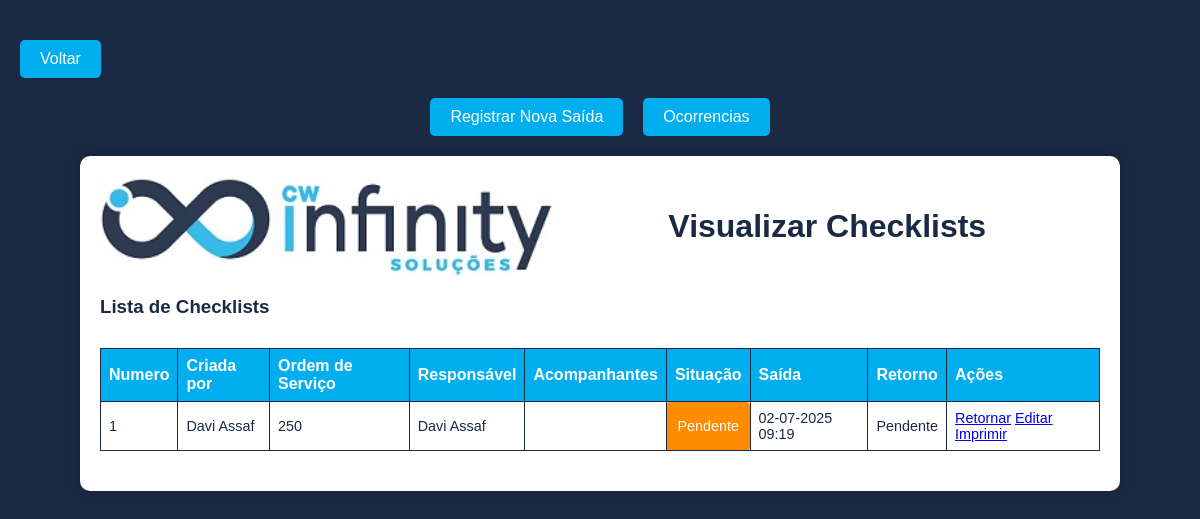
Page /menu/checklist/index.php (signed in) on the earlier database version.
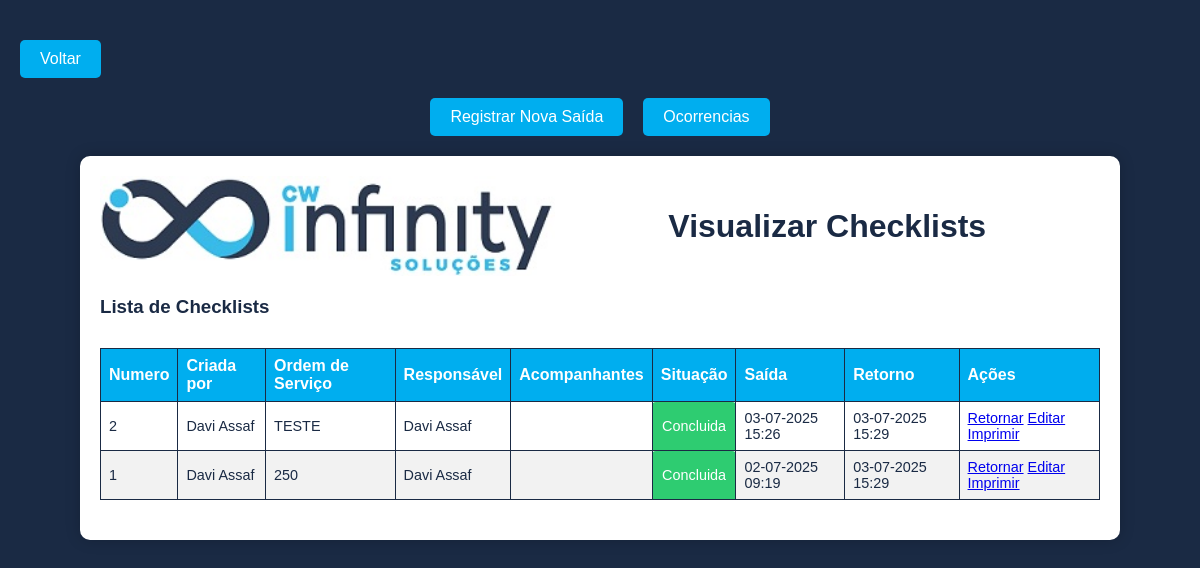
Same page on the later database version.
### tables this page shows
CREATE TABLE IF NOT EXISTS `checklist` (
  `id_checklist` int NOT NULL AUTO_INCREMENT,
  `nome_num` varchar(100) DEFAULT NULL,
  `criador` int DEFAULT NULL,
  `responsavel` int DEFAULT NULL,
  `motorista` int DEFAULT NULL,
  `veiculo` int DEFAULT NULL,
  `acompanhantes` text,
  `km_saida` int DEFAULT '0',
  `km_retorno` int DEFAULT NULL,
  `cliente` varchar(75) DEFAULT NULL,
  `contato` varchar(255) DEFAULT NULL,
  `telefone` varchar(20) DEFAULT NULL,
  `destino` varchar(250) DEFAULT NULL,
  `cidade` varchar(250) DEFAULT NULL,
  `saida` datetime DEFAULT CURRENT_TIMESTAMP,
  `retorno` datetime DEFAULT NULL,
  `situacao` varchar(10) DEFAULT '',
  `observacoes` text,
  PRIMARY KEY (`id_checklist`),
  KEY `responsavel` (`responsavel`),
  KEY `motorista` (`motorista`),
  KEY `veiculo` (`veiculo`),
  KEY `cliente` (`cliente`),
  KEY `destino` (`destino`),
  KEY `cidade` (`cidade`)
);

CREATE TABLE IF NOT EXISTS `funcionarios` (
  `id_funcionario` int NOT NULL AUTO_INCREMENT,
  `nome` varchar(100) NOT NULL,
  `telefone` varchar(25) NOT NULL,
  `email` varchar(250) DEFAULT NULL,
  `senha` varchar(255) DEFAULT NULL,
  `administrador` tinyint NOT NULL DEFAULT '0',
  PRIMARY KEY (`id_funcionario`),
  UNIQUE KEY `id` (`id_funcionario`)
);

### menu/checklist/index.php (the view, shortened to what this page needs)
<?php
include '../conn.php';
$query_checklists = "SELECT c.id_checklist, c.nome_num, c.acompanhantes, f.nome AS responsavel, fc.nome AS criador, c.situacao, c.retorno, c.saida
                    FROM checklist c
                    LEFT JOIN funcionarios f ON c.responsavel = f.id_funcionario
                    LEFT JOIN funcionarios fc ON c.criador = fc.id_funcionario
                    ORDER BY c.id_checklist DESC";
$result_checklists = $conn->query($query_checklists);
?>
<!DOCTYPE html>
<html lang="pt-BR">
<head>
    <link rel="stylesheet" href="style.css">
</head>
<body>
    <div class="back-button">
        <a href="..">Voltar</a>
    </div>
    <div class="menu">
        <a href="registrar_saida">
            <button>Registrar Nova Saída</button>
        </a>
        <?php if (isset($_SESSION['user_type']) && $_SESSION['user_type'] == 1): ?>
            <a href="ocorrencias">
                <button>Ocorrencias</button>
            </a>
        <?php endif; ?>
    </div>
    <div class="container">
        <div class="header">
            <img src="../../images/logo_infinity_menu.jpg" alt="Logo" class="logo">
            <h1 style="flex-grow: 1; text-align: center; margin: 0;">Visualizar Checklists</h1>
        </div>
        <div class="section">
            <h3>Lista de Checklists</h3>
            <table class="table-style">
                <thead>
                    <tr>
                        <th>Numero</th>
                        <th>Criada por</th>
                        <th>Ordem de Serviço</th>
                        <th>Responsável</th>
                        <th>Acompanhantes</th>
                        <th>Situação</th>
                        <th>Saída</th>
                        <th>Retorno</th>
                        <th>Ações</th>
                    </tr>
                </thead>
                <tbody>
                    <?php
                    if ($result_checklists->num_rows > 0) {
                        while ($checklist = $result_checklists->fetch_assoc()): ?>
                            <tr>
                                <td><?php echo htmlspecialchars($checklist['id_checklist']); ?></td>
                                <td><?php echo htmlspecialchars($checklist['criador'] ?? 'Desconhecido') ?></td>
                                <td><?php echo htmlspecialchars($checklist['nome_num'] ?? 'Não informado'); ?></td>
                                <td><?php echo htmlspecialchars($checklist['responsavel'] ?? 'Não informado'); ?></td>
                                <td><?php echo htmlspecialchars($checklist['acompanhantes'] ?? 'Sem Acompanhantes'); ?> </td>
                                <td class="status <?php echo htmlspecialchars($checklist['situacao'] ?: 'Pendente'); ?>"><?php echo htmlspecialchars(!isset($checklist['situacao']) ? 'Pendente' : $checklist['situacao']) ?></td>
                                <td><?php echo htmlspecialchars($checklist['saida'] ? date('d-m-Y H:i', strtotime($checklist['saida'])) : 'Pendente') ?></td>
                                <td><?php echo htmlspecialchars($checklist['retorno'] ? date('d-m-Y H:i', strtotime($checklist['retorno'])) : 'Pendente'); ?></td>
                                <td class="actions">
                                    <a href="retornar_checklist?id_checklist=<?php echo htmlspecialchars($checklist['id_checklist']); ?>">Retornar</a>
                                    <a href="editar_checklist?id_checklist=<?php echo htmlspecialchars($checklist['id_checklist']); ?>">Editar</a>
                                    <a href="imprimir_checklist?id_checklist=<?php echo htmlspecialchars($checklist['id_checklist']); ?>">Imprimir</a>
                                </td>
                            </tr>
                    <?php endwhile;
                    } else {
                        echo "<tr><td colspan='6'>Nenhum checklist encontrado.</td></tr>";
                    }
                    ?>
                </tbody>
            </table>
        </div>
    </div>
</body>
</html>

Differences in the rows shown:
added checklist: id_checklist "2", funcionarios.nome "Davi Assaf", nome_num "TESTE", situacao "Concluida", saida "03-07-2025 15:26", retorno "03-07-2025 15:29"
changed checklist id 1: situacao "Pendente" → "Concluida"; retorno "Pendente" → "03-07-2025 15:29"
